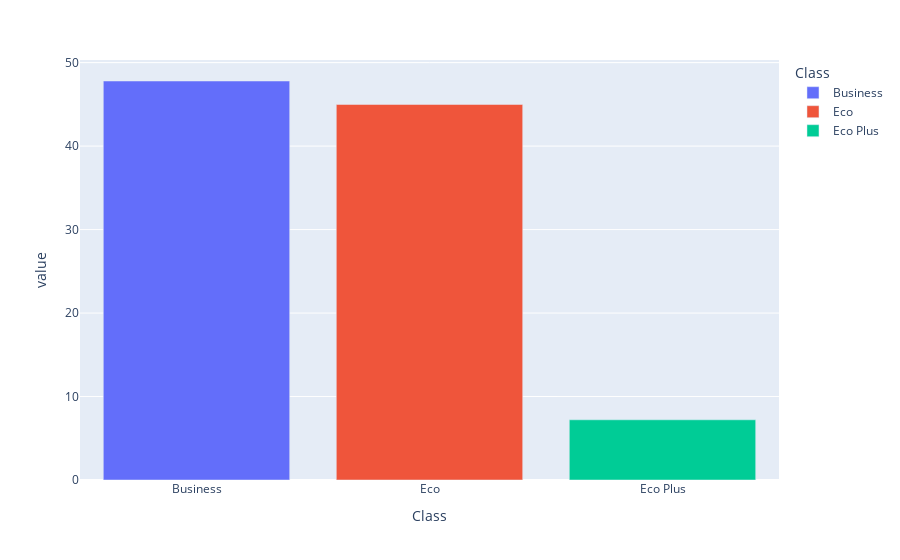

The notebook cell saved with this chart:
### Code cell
contagem_class = df_airline_sat.value_counts('Class')
px.bar(contagem_class/len(df_airline_sat) * 100, color=contagem_class.index)

### Figure 1 — Plotly figure (JSON) as saved in the notebook; plotly's stock layout.template omitted (floating-point values rounded to 4 significant figures)
{"data": [{"hovertemplate": "Class=%{x}<br>value=%{y}<extra></extra>", "legendgroup": "Business", "marker": {"color": "#636efa", "pattern": {"shape": ""}}, "name": "Business", "orientation": "v", "showlegend": true, "textposition": "auto", "type": "bar", "x": ["Business"], "xaxis": "x", "y": [47.8], "yaxis": "y"}, {"hovertemplate": "Class=%{x}<br>value=%{y}<extra></extra>", "legendgroup": "Eco", "marker": {"color": "#EF553B", "pattern": {"shape": ""}}, "name": "Eco", "orientation": "v", "showlegend": true, "textposition": "auto", "type": "bar", "x": ["Eco"], "xaxis": "x", "y": [44.99], "yaxis": "y"}, {"hovertemplate": "Class=%{x}<br>value=%{y}<extra></extra>", "legendgroup": "Eco Plus", "marker": {"color": "#00cc96", "pattern": {"shape": ""}}, "name": "Eco Plus", "orientation": "v", "showlegend": true, "textposition": "auto", "type": "bar", "x": ["Eco Plus"], "xaxis": "x", "y": [7.212], "yaxis": "y"}], "layout": {"barmode": "relative", "legend": {"title": {"text": "Class"}, "tracegroupgap": 0}, "margin": {"t": 60}, "xaxis": {"anchor": "y", "categoryarray": ["Business", "Eco", "Eco Plus"], "categoryorder": "array", "domain": [0, 1], "title": {"text": "Class"}}, "yaxis": {"anchor": "x", "domain": [0, 1], "title": {"text": "value"}}}}
